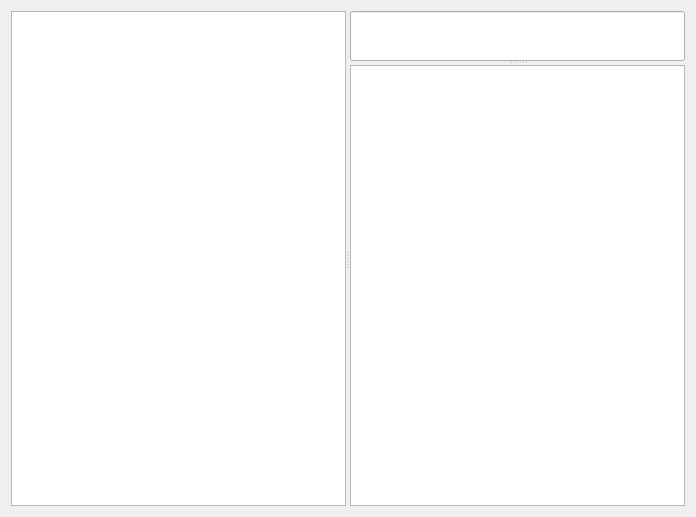
<?xml version="1.0" encoding="UTF-8"?>
<ui version="4.0">
 <class>AIBatchRenameImagesPluginWidget</class>
 <widget class="QWidget" name="AIBatchRenameImagesPluginWidget">
  <property name="geometry">
   <rect>
    <x>0</x>
    <y>0</y>
    <width>696</width>
    <height>517</height>
   </rect>
  </property>
  <property name="windowTitle">
   <string>Form</string>
  </property>
  <layout class="QGridLayout" name="gridLayout">
   <item row="0" column="0">
    <widget class="QSplitter" name="splitter_2">
     <property name="orientation">
      <enum>Qt::Orientation::Horizontal</enum>
     </property>
     <widget class="QTreeView" name="treeView"/>
     <widget class="QSplitter" name="splitter">
      <property name="orientation">
       <enum>Qt::Orientation::Vertical</enum>
      </property>
      <widget class="LFileLineEdit" name="lineEdit"/>
      <widget class="QTableView" name="tableView"/>
     </widget>
    </widget>
   </item>
  </layout>
 </widget>
 <customwidgets>
  <customwidget>
   <class>LFileLineEdit</class>
   <extends>QLineEdit</extends>
   <header>LWidget</header>
  </customwidget>
 </customwidgets>
 <resources/>
 <connections/>
</ui>
